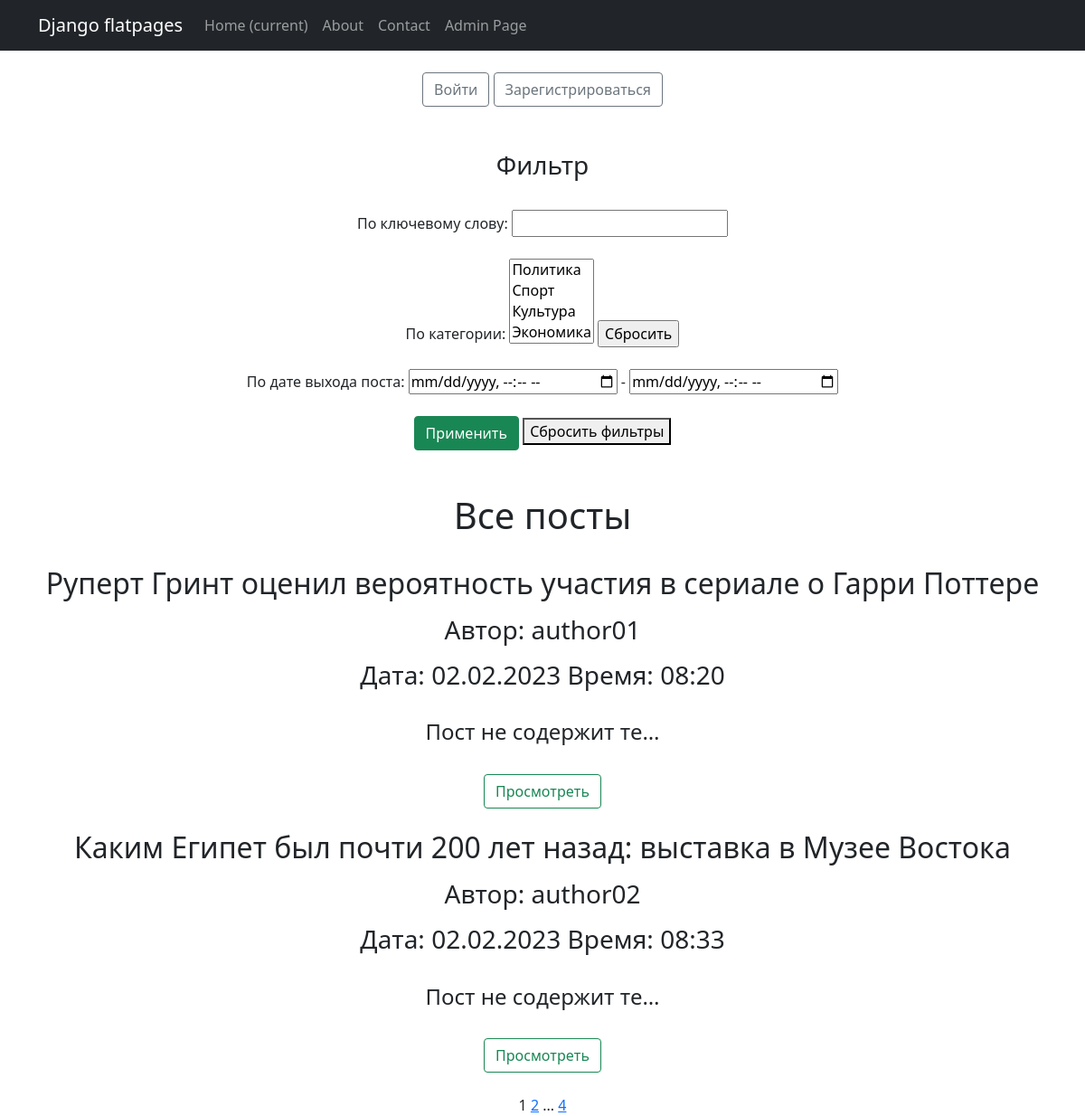
/posts/, run on the app's committed database.
### news/models.py (models this page shows, shortened)
class Post (models.Model):
    author = models.ForeignKey(Author, on_delete=models.CASCADE)
    article = 'A'
    news = 'N'
    POSTS = [
        (article, 'статья'),
        (news, 'новость'),
    ]
    type = models.CharField(max_length=1,
                                choices=POSTS,
                                default=news)
    time_in = models.DateTimeField(auto_now_add=True)#время создания
    category = models.ManyToManyField(Category, through='PostCategory')
    heading = models.CharField(max_length=255,) #заголовок
    text = models.TextField(default="Пост не содержит текста")
    rate = models.IntegerField(default = 0) #рейтинг
    def date(self):
        d=self.time_in.date()
        new_date = d.strftime("%d.%m.%Y")
        return new_date
    def time(self):
        t=self.time_in.time()
        new_time=t.strftime("%H:%M")
        return new_time

class Author (models.Model):
    authorUser = models.OneToOneField(User, on_delete=models.CASCADE)
    arating = models.IntegerField(default=0)  # рейтинг

### news/views.py (the view)
# urls.py: path('', PostsList.as_view(), name = 'posts_list'),
class PostsList(ListView):
    model = Post
    ordering = 'time_in'
    template_name = 'posts.html'
    context_object_name = 'posts'
    paginate_by = 2
    def get_queryset(self):
        queryset = super().get_queryset()
        self.filterset = ProductFilter(self.request.GET, queryset)
        return self.filterset.qs
    def get_context_data(self, **kwargs):
        context = super().get_context_data(**kwargs)
        context['filterset'] = self.filterset
        return context

### news/templatetags/news_filters.py (called while the page is built)
@register.filter()
def censored(wordstr):
    words=list(wordstr.split())
    words_censored=words.copy()
    for index, word in enumerate(words):
        if word.lower() in CENSORED_WORDS.keys():
            words_censored[index]=CENSORED_WORDS[word.lower()]
    return ' '.join(words_censored)

### news/templatetags/news_tags.py (called while the page is built)
@register.simple_tag(takes_context=True)
def url_replace(context, **kwargs):
   d = context['request'].GET.copy()
   for k, v in kwargs.items():
       d[k] = v
   return d.urlencode()

### templates/posts.html (shortened to what this page needs)
{% extends 'default.html' %}
{% load news_filters %}
{% load news_tags %}
{% block content %}
    <br>
    {% if request.user.is_authenticated %}
    <a class="btn btn-outline-secondary"
           href="{% url 'account_logout' %}">Выйти</a>
    {% else %}
    <a class="btn btn-outline-secondary"
           href="{% url 'account_login' %}">Войти</a>
    <a class="btn btn-outline-secondary"
           href="{% url 'account_signup' %}">Зарегистрироваться</a>
    {% endif %}
    <br><br><br>
   <h3>Фильтр</h3>
   <br>
   <form action="" method="get" >
       <label for="{{ filterset.form.heading__contains.id }}">По ключевому слову:</label>
       <input
               id="{{ filterset.form.heading__contains.id }}"
               name="heading__contains"
               value=""
       >
       <br><br>
       <label for="id_category__choice">По категории:</label>
       <select
                   name="category__choice"
                   id="id_category__choice" multiple="">
                   <option value="1">Политика</option>
                   <option value="2">Cпорт</option>
                   <option value="3">Культура</option>
                   <option value="4">Экономика</option>
                   <option value="5">Россия</option>
       </select>
       <input type="reset" value="Сбросить">
       <br><br>
       <label for="{{ filterset.form.time_in__range.id }}">По дате выхода поста:</label>
       <input
               type="datetime-local"
               id="{{ filterset.form.time_in__range.id }}"
               name="time_in__range_min"
               value="{{ filterset.form.time_in__range.value }}"
       >
       <label for="{{ filterset.form.time_in__range.id }}"> - </label>
       <input
               type="datetime-local"
               id="{{ filterset.form.time_in__range.id }}"
               name="time_in__range_max"
               value="{{ filterset.form.time_in__range.value }}"
       >
       <br><br>
       <input type="submit" class="btn btn-success" value="Применить" />
       <form action="/posts/.html" >
             <button>Сбросить фильтры</button>
       </form>
   </form>
   <br><br>
   <h1>Все посты</h1>
   <br>
   {% if posts %}
      {% for post in posts %}
          <h2>{{ post.heading|censored }}</h2>
          <p align="left">
          <h3>Автор: {{ post.author.authorUser }}</h3></p>
          <h3>Дата: {{ post.date}} Время: {{ post.time}}</h3>
          <br>
          <h4>{{ post.text|truncatechars:20}}<br></h4>
          <br>
          <a class="btn btn-outline-success"
             href="{% url 'post_detail' post.id %}">Просмотреть</a>
          <br><br>
      {% endfor %}
   {% else %}
      <h2>Постов нет!</h2>
   {% endif %}
   {{ page_obj.number }}
   {% if page_obj.has_next %}
       <a href="?{% url_replace page=page_obj.next_page_number %}">{{ page_obj.next_page_number }}</a>
       {% if paginator.num_pages != page_obj.next_page_number %}
           ...
           <a href="?{% url_replace page=page_obj.paginator.num_pages %}">{{ page_obj.paginator.num_pages }}</a>
       {% endif %}
   {% endif %}
{% endblock content %}

### data on the page
Post: heading|censored "Руперт Гринт оценил вероятность участия в сериале о Гарри Поттере", author.authorUser "author01", date "02.02.2023", time "08:20", text "Пост не содержит те…"
Post: heading|censored "Каким Египет был почти 200 лет назад: выставка в Музее Востока", author.authorUser "author02", date "02.02.2023", time "08:33", text "Пост не содержит те…"

### other printed values
{{ page_obj.number }} "1"
{{ page_obj.next_page_number }} "2"
{{ page_obj.paginator.num_pages }} "4"
